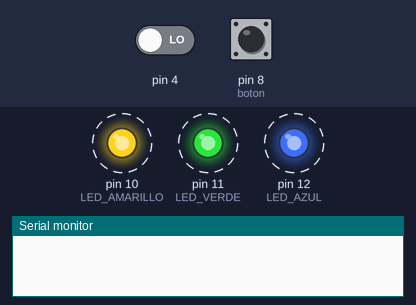
The sketch below on a simulated Arduino Uno, built with avr-gcc and run on an emulated ATmega328P. Parts: output pins drawn as LEDs (lit = HIGH), the last lines printed to the serial monitor. Dashed ring = blinking. Inputs (shaded band) come from the test bench; at power-on: pin 8 (boton) LOW, pin 4 LOW.

Above: at 2.0 s.
2.1 s: pin 8 (boton) pulled HIGH for 3.2 s
At 3.3 s:
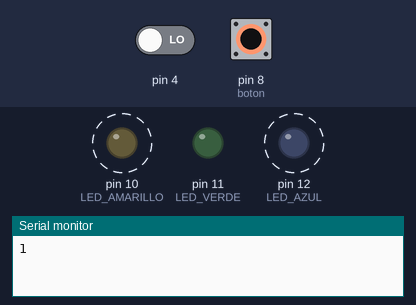
At 4.6 s:
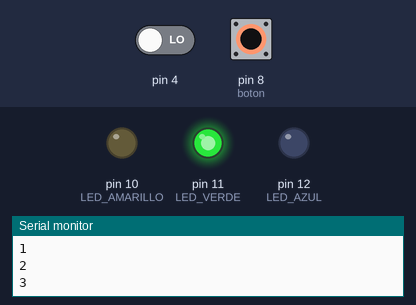
8.5 s: pin 4 driven HIGH
At 9.35 s:
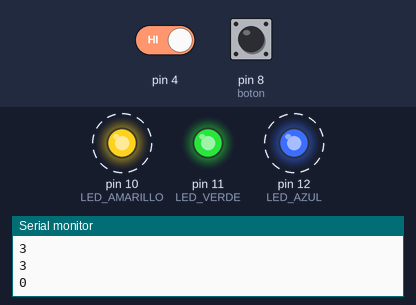
Timing chart, 0 to 17.7 s (numbered marks = the images above; inputs shaded):
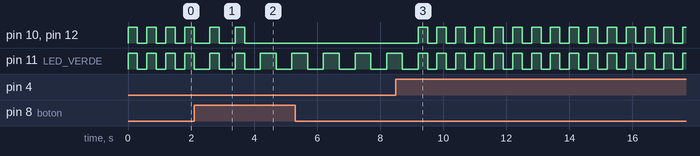

Measured:
- after the input at 2.1 s, pin 10 (LED_AMARILLO), pin 12 (LED_AZUL): alternates HIGH for 0.30 s and LOW for 0.50 s, 4 changes in all, then stays LOW, starting after 0.50 s
- after the input at 8.5 s, pin 10 (LED_AMARILLO), pin 12 (LED_AZUL): alternates HIGH for 0.30 s and LOW for 0.30 s, starting after 0.70 s
- by itself, pin 10 (LED_AMARILLO), pin 12 (LED_AZUL): alternates HIGH for 0.30 s and LOW for 0.30 s
- by itself, pin 11 (LED_VERDE): repeats every 0.60 s: HIGH 0.30 s, LOW 0.30 s

The sketch:

e6_while_con_contador.ino
```cpp
const int LED_VERDE = 11;
const int LED_AZUL = 12;
const int LED_AMARILLO = 10;
int estadoBoton = 0;
int contador = 0;
int reset = 0;

void setup() {

  pinMode(LED_VERDE, OUTPUT);
  pinMode(LED_AZUL, OUTPUT);
  pinMode(LED_AMARILLO, OUTPUT);
  pinMode(8, INPUT);
  pinMode(4, INPUT);

  Serial.begin(9600);

}

void loop() {

  estadoBoton = digitalRead(8);

  if (estadoBoton == HIGH) {

    contador = contador + 1;

    delay(200);

    Serial.println(contador);

  }

    while (contador == 3){

    digitalWrite(LED_VERDE, HIGH);
    delay(500);
    digitalWrite(LED_VERDE, LOW);
    delay(500);

      reset = digitalRead(4);

      if (reset == HIGH) {

        contador = 0;
      }

      Serial.println(contador);
  }


  digitalWrite(LED_VERDE, HIGH);
  digitalWrite(LED_AZUL, HIGH);
  digitalWrite(LED_AMARILLO, HIGH);
  delay(300);
  digitalWrite(LED_VERDE, LOW);
  digitalWrite(LED_AZUL, LOW);
  digitalWrite(LED_AMARILLO, LOW);
  delay(300);


}
```

enc.cpp
```cpp
int boton = 8;
int estadoBoton = 0;
int led = 11;

void setup() {

  pinMode(led, OUTPUT);
  pinMode(boton, INPUT);

}

void loop() {

  estadoBoton = digitalRead(boton);

  if (estadoBoton == 1) {

    digitalWrite(led, HIGH);
    delay(300);
    digitalWrite(led, LOW);
    delay(300);

  } else {

    digitalWrite(led, LOW);

  }

}
```
